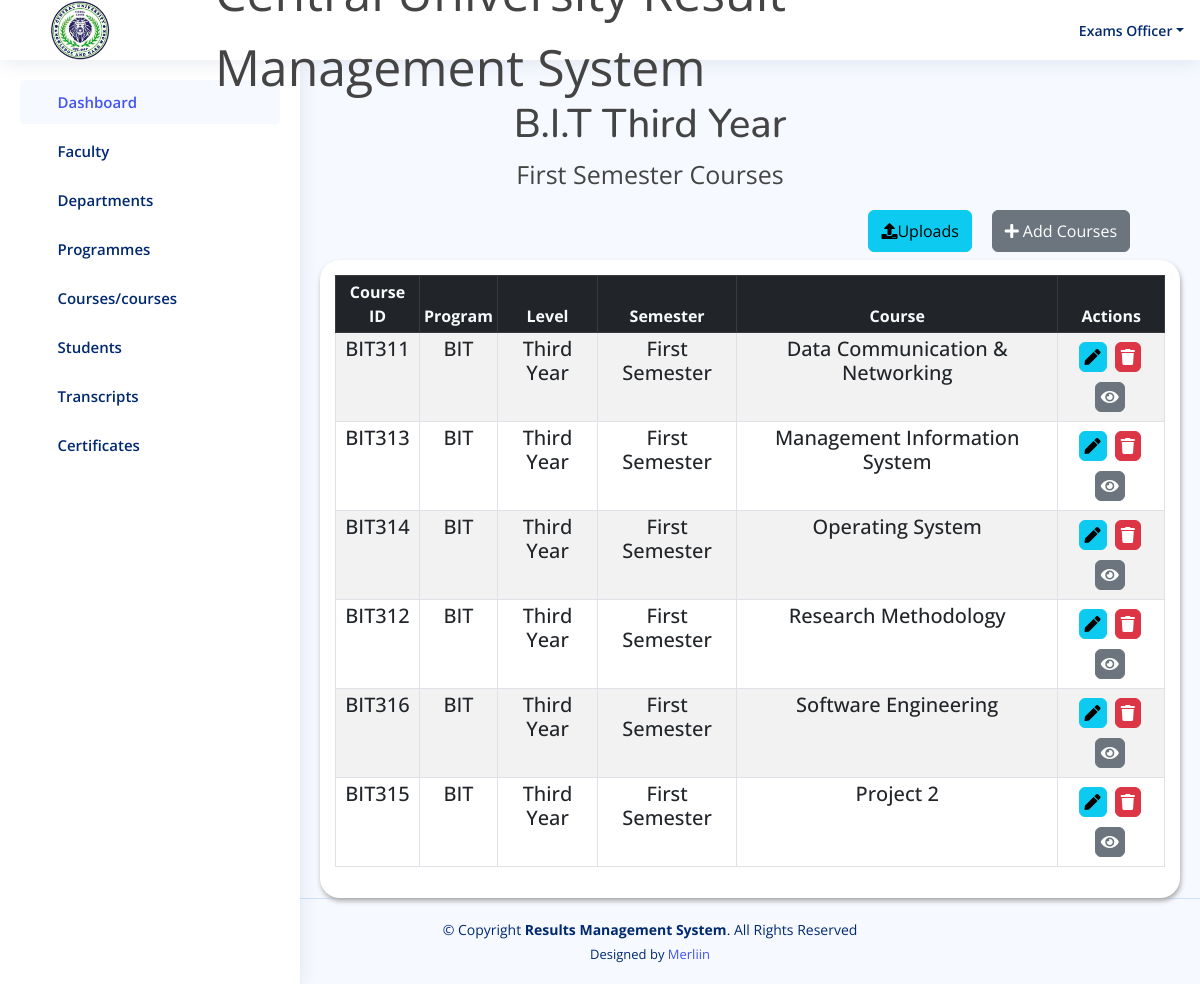
Screenshot of /result/bit_year3_first_semester/ (signed in) with the database file from the repository.
### result/models.py (models this page shows, shortened)
class bit_year3_semester1(models.Model):
    code = models.CharField(max_length=50, default='')
    program = models.ForeignKey(Program, on_delete=models.CASCADE)
    level = models.CharField(max_length=20, choices=YEAR3_LEVEL3)
    semester = models.CharField(max_length=20,choices=YEAR3_SEMESTER1)
    course = models.CharField(max_length=50)

class Program(models.Model):
    program = models.CharField(max_length=100)
    department = models.ForeignKey(Department, on_delete=models.CASCADE)
    def __str__(self):
        return self.program

### result/views.py (the view)
# urls.py: path('bit_year3_first_semester/', views.bit_year3_first_semester, name='bit_year3_first_semester'),
@login_required(login_url='login')
def bit_year3_first_semester(request):
    bit_yr3_sem1 = bit_year3_semester1.objects.all()
    if request.method == 'POST':
        form = BitCourseForm5(request.POST)
        if form.is_valid():
            course = form.cleaned_data['course']
            if bit_year3_semester1.objects.filter(course=course).exists():
                messages.error(request, f"'{course}' already exists!")
                return redirect('bit_year3_first_semester')  # Redirect back to the faculty page without saving the form
            form.save()
            messages.success(request, "Course has been added!")
            return redirect('bit_year3_first_semester')
    else:
        form = BitCourseForm5()
    return render(request, 'result/bit_year3_first_semester.html', {'bit_yr3_sem1': bit_yr3_sem1, 'form': form})

### templates/result/bit_year3_first_semester.html (shortened to what this page needs)
{% load static %}
<!DOCTYPE html>
<html lang="en">
<head>
  <link href="https://cdn.datatables.net/v/bs5/jszip-2.5.0/dt-1.13.4/b-2.3.6/b-html5-2.3.6/b-print-2.3.6/datatables.min.css" rel="stylesheet"/>
   <link rel="stylesheet" href="https://cdnjs.cloudflare.com/ajax/libs/font-awesome/5.15.4/css/all.min.css" />
  <link href="{% static 'assets/vendor/bootstrap/css/bootstrap.min.css' %}" rel="stylesheet">
  <link href="{% static 'assets/vendor/bootstrap-icons/bootstrap-icons.css' %}" rel="stylesheet">
  <link href="{% static 'assets/vendor/boxicons/css/boxicons.min.css' %}" rel="stylesheet">
  <link href="{% static 'assets/vendor/quill/quill.snow.css' %}" rel="stylesheet">
  <link href="{% static 'assets/vendor/quill/quill.bubble.css' %}" rel="stylesheet">
  <link href="{% static 'assets/vendor/remixicon/remixicon.css' %}" rel="stylesheet">
  <link href="{% static 'assets/vendor/simple-datatables/style.css' %}" rel="stylesheet">
  <link href="{% static 'assets/style.css'%}" rel="stylesheet">
  <link rel="stylesheet" href="{% static 'assets/css/result.css' %}">
</head>
<body>
 <header id="header" class="header fixed-top d-flex align-items-center">
  <div class="d-flex align-items-center justify-content-between">
    <img style="width: 60px; margin-left: -250px; margin-right: 50px; margin-top: 30px; margin-bottom:30px;"  src="{% static 'assets/img/cusl.jpeg' %}" alt="">
    <i class="bi bi-list toggle-sidebar-btn"></i>
  </div>
  <div class="search-bar">
   <marquee style="font-size: 50px;" behavior="" direction="">Central University Result Management System</marquee>
  </div>
  <nav class="header-nav ms-auto">
    <ul class="d-flex align-items-center">
      <li class="nav-item dropdown pe-3">
        <a class="nav-link nav-profile d-flex align-items-center pe-0" href="#" data-bs-toggle="dropdown">
          <span class="d-none d-md-block dropdown-toggle ps-2">Exams Officer</span>
        </a>
      </li>
    </ul>
  </nav>
</header>
 <aside id="sidebar" class="sidebar">
  <ul class="sidebar-nav" id="sidebar-nav">
    <li class="nav-item">
      <a class="nav-link " href="{% url 'admin1' %}">
        <i class="bi bi-grid"></i>
        <span>Dashboard</span>
      </a>
    </li>
    <li class="nav-item">
      <a class="nav-link collapsed" data-bs-target="#components-nav" data-bs-toggle="collapse" href="#">
        <i class="bi bi-menu-button-wide"></i><span>Faculty</span><i class="bi bi-chevron-down ms-auto"></i>
      </a>
    </li>
    <li class="nav-item">
      <a class="nav-link collapsed" data-bs-target="#forms-nav" data-bs-toggle="collapse" href="#">
        <i class="bi bi-journal-text"></i><span>Departments</span><i class="bi bi-chevron-down ms-auto"></i>
      </a>
    </li>
    <li class="nav-item">
      <a class="nav-link collapsed" data-bs-target="#tables-nav" data-bs-toggle="collapse" href="#">
        <i class="bi bi-layout-text-window-reverse"></i><span>Programmes</span><i class="bi bi-chevron-down ms-auto"></i>
      </a>
    </li>
    <li class="nav-item">
      <a class="nav-link collapsed" data-bs-target="#charts-nav" data-bs-toggle="collapse" href="#">
        <i class="bi bi-bar-chart"></i><span>Courses/courses</span><i class="bi bi-chevron-down ms-auto"></i>
      </a>
    </li>
    <li class="nav-item">
      <a class="nav-link collapsed" data-bs-target="#icon-nav" data-bs-toggle="collapse" href="#">
        <i class="bi bi-person"></i><span>Students</span><i class="bi bi-chevron-down ms-auto"></i>
      </a>
    </li>
    <li class="nav-item">
      <a class="nav-link collapsed" data-bs-target="#iconnavi" data-bs-toggle="collapse" href="#">
        <i class="bi bi-person"></i><span>Transcripts</span><i class="bi bi-chevron-down ms-auto"></i>
      </a>
    </li>
    <li class="nav-item">
      <a class="nav-link collapsed" data-bs-target="#iconnav" data-bs-toggle="collapse" href="#">
        <i class="bi bi-person"></i><span>Certificates</span><i class="bi bi-chevron-down ms-auto"></i>
      </a>
    </li>
  </ul>
</aside>
    <div class="container" style="margin-top:100px;">
      <div class="col-md-12">
        <h1 class="text-center" style="margin-left:100px;">B.I.T Third Year</h1>
        <p class="text-center" style="margin-left:100px; font-size: 25px;">First Semester Courses</p>
    </div>
        </div>
        <div class="row">
          <div class="col-md-12">
              <div class="d-flex justify-content-end">
                <a href="{% url 'upload_bit_course5' %}" class="btn btn-info btn mb-2  py-2"
                   style="margin-right:20px;" type="submit">
                  <i class="fa fa-upload" aria-hidden="true"></i>Uploads</a>
                  <a href="" class="btn btn-secondary btn mb-2  py-2"
                  data-bs-toggle="modal" data-bs-target="#exampleModal" style="margin-right:70px;">
                  <i class="fas fa-plus">&nbsp;</i>Add Courses</a>
              </div>
          </div>
      </div>
        <div class="row ml-5 pl-5">
            <div class="col-12">
                <div class="data_table" style="margin-left:320px; margin-right: 20px;">
                    <table id="example" class="table table-striped table-bordered table-sm" >
                        <thead class="table-dark text-center text-light">
                            <tr>
                                <th  class="text-center">Course ID</th>
                                <th  class="text-center">Program</th>
                                <th  class="text-center">Level</th>
                                <th  class="text-center">Semester</th>
                                <th  class="text-center">Course</th>
                                <th  class="text-center">Actions</th>
                            </tr>
                        </thead>
                        <tbody  class="text-center h5">
                          {% for obj in bit_yr3_sem1 %}
                            <tr>
                                <td>{{ obj.code }}</td>
                                <td>{{ obj.program }}</td>
                                <td>{{ obj.level }}</td>
                                <td>{{ obj.semester }}</td>
                                <td>{{ obj.course }}</td>
                                    <td>
                                        <a href="{% url 'edit_bit_year3_first_semester' obj.id %}" class="btn btn-info" title="Edit Patient">
                                            <i class="fas fa-pen"></i>
                                        </a>
                                        <a href="{% url 'delete_bit_year3_first_semester' obj.id %}"  class="btn btn-danger" title="Edit Patient">
                                            <i class="fas fa-trash"></i>
                                        </a>
                                        <a href="{% url 'view_bit_year3_first_semester' obj.id %}"  class="btn btn-secondary" title="Edit Patient">
                                            <i class="fas fa-eye"></i>
                                        </a>
                                    </td>
                            </tr>
                            {% endfor %}
                        </tbody>
                    </table>
                </div>
            </div>
        </div>
  <footer id="footer" class="footer" style="margin-left: 100px;">
    <div class="copyright" >
      &copy; Copyright <strong><span>Results Management System</span></strong>. All Rights Reserved
    </div>
    <div class="credits">
      Designed by <a href="">Merliin</a>
    </div>
  </footer>
</body>
</html>

### static/assets/style.css (style rules this page uses)
:root { scroll-behavior: smooth; }
body { font-family: "Open Sans", sans-serif; background: #f6f9ff; color: #444444; }
a { color: #4154f1; text-decoration: none; }
h1, h2, h3, h4, h5, h6 { font-family: "Nunito", sans-serif; }
.header { transition: all 0.5s; z-index: 997; height: 60px; box-shadow: 0px 2px 20px rgba(1, 41, 112, 0.1); background-color: #fff; padding-left: 20px; }
.header .toggle-sidebar-btn { font-size: 32px; padding-left: 10px; cursor: pointer; color: #012970; }
.header .search-bar { min-width: 360px; padding: 0 20px; }
.header-nav ul { list-style: none; }
.header-nav>ul { margin: 0; padding: 0; }
.header-nav .nav-profile { color: #012970; }
.header-nav .nav-profile span { font-size: 14px; font-weight: 600; }
.sidebar { position: fixed; top: 60px; left: 0; bottom: 0; width: 300px; z-index: 996; transition: all 0.3s; padding: 20px; overflow-y: auto; scrollbar-width: thin; scrollbar-color: #aab7cf transparent; box-shadow: 0px 0px 20px rgba(1, 41, 112, 0.1); background-color: #fff; }
@media (min-width: 1200px) { #main, #footer { margin-left: 300px; } }
.sidebar-nav { padding: 0; margin: 0; list-style: none; }
.sidebar-nav li { padding: 0; margin: 0; list-style: none; }
.sidebar-nav .nav-item { margin-bottom: 5px; }
.sidebar-nav .nav-link { display: flex; align-items: center; font-size: 15px; font-weight: 600; color: #4154f1; transition: 0.3; background: #f6f9ff; padding: 10px 15px; border-radius: 4px; }
.sidebar-nav .nav-link i { font-size: 16px; margin-right: 10px; color: #4154f1; }
.sidebar-nav .nav-link.collapsed { color: #012970; background: #fff; }
.sidebar-nav .nav-link.collapsed i { color: #899bbd; }
.sidebar-nav .nav-link .bi-chevron-down { margin-right: 0; transition: transform 0.2s ease-in-out; }
.footer { padding: 20px 0; font-size: 14px; transition: all 0.3s; border-top: 1px solid #cddfff; }
.footer .copyright { text-align: center; color: #012970; }
.footer .credits { padding-top: 5px; text-align: center; font-size: 13px; color: #012970; }

### static/assets/css/result.css (style rules this page uses)
.data_table { background: #fff; padding: 15px; box-shadow: 1px 3px 5px #aaa; border-radius: 20px; }
.data_table .btn { padding: 2px 5px; margin: 5px 3px 5px 0; }

### rows the page displays
bit_year3_semester1: code "BIT311", program "BIT", level "Third Year", semester "First Semester", course "Data Communication & Networking"
bit_year3_semester1: code "BIT313", program "BIT", level "Third Year", semester "First Semester", course "Management Information System"
bit_year3_semester1: code "BIT314", program "BIT", level "Third Year", semester "First Semester", course "Operating System"
bit_year3_semester1: code "BIT312", program "BIT", level "Third Year", semester "First Semester", course "Research Methodology"
bit_year3_semester1: code "BIT316", program "BIT", level "Third Year", semester "First Semester", course "Software Engineering"
bit_year3_semester1: code "BIT315", program "BIT", level "Third Year", semester "First Semester", course "Project 2"
